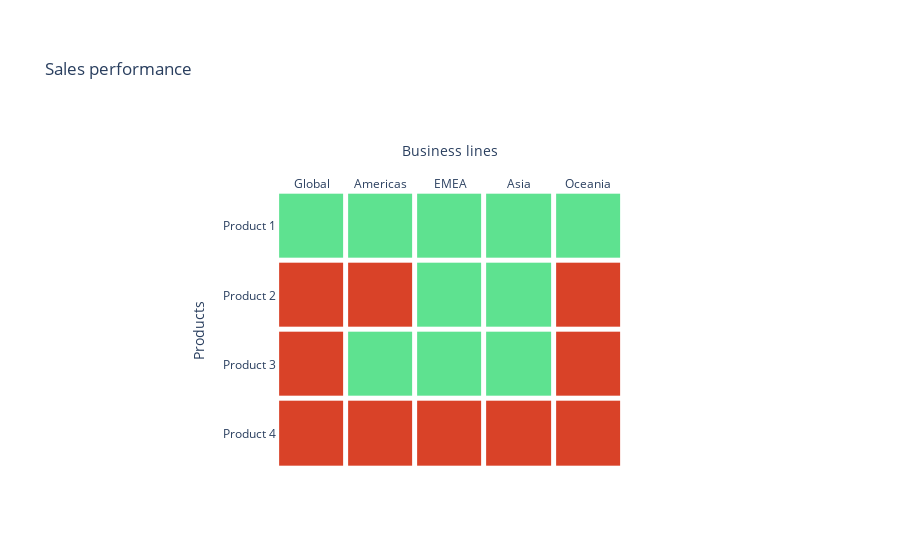

The code cell stored with this chart in its notebook:
### Markdown cell above
### Create the plot

### Code cell
fig = go.Figure()

fig = px.imshow(df,
                labels=dict(x="Business lines", y="Products", color="Sales"),
                x=['Global', 'Americas', 'EMEA', 'Asia', 'Oceania'],
                y=['Product 1', 'Product 2', 'Product 3', 'Product 4'],
               )
fig.update_xaxes(side="top")

fig.update_traces(xgap=5, selector=dict(type='heatmap'))
fig.update_traces(ygap=5, selector=dict(type='heatmap'))

fig.update_traces(dict(showscale=False, 
                       coloraxis=None, 
                       colorscale=[[0, "#d94228"],[0.5, "#d94228"],[0.5, "#5ee290"],[1.0, "#5ee290"]],),
                  selector={'type':'heatmap'})

fig.update_layout(
    title='Sales performance',
    plot_bgcolor="#ffffff",
    margin=dict(l=0, r=0, t=150, b=50),
    height=500,
    showlegend=False)

config = {'displayModeBar': False}
fig.show(config=config)

### Figure 1 — Plotly figure (JSON) as saved in the notebook; plotly's stock layout.template omitted (floating-point values rounded to 4 significant figures)
{"data": [{"colorscale": [[0, "#d94228"], [0.5, "#d94228"], [0.5, "#5ee290"], [1, "#5ee290"]], "hovertemplate": "Business lines: %{x}<br>Products: %{y}<br>Sales: %{z}<extra></extra>", "name": "0", "showscale": false, "type": "heatmap", "x": ["Global", "Americas", "EMEA", "Asia", "Oceania"], "xaxis": "x", "xgap": 5, "y": ["Product 1", "Product 2", "Product 3", "Product 4"], "yaxis": "y", "ygap": 5, "z": [[54.25, 65, 52, 51, 49], [20, 16, 60, 80, 30], [30, 60, 51, 59, 20], [40, 30, 12, 25, 20]]}], "layout": {"autosize": true, "coloraxis": {"colorbar": {"title": {"text": "Sales"}}, "colorscale": [[0, "#0d0887"], [0.1111, "#46039f"], [0.2222, "#7201a8"], [0.3333, "#9c179e"], [0.4444, "#bd3786"], [0.5556, "#d8576b"], [0.6667, "#ed7953"], [0.7778, "#fb9f3a"], [0.8889, "#fdca26"], [1, "#f0f921"]]}, "margin": {"b": 50, "l": 0, "r": 0, "t": 150}, "plot_bgcolor": "#ffffff", "showlegend": false, "title": {"text": "Sales performance"}, "xaxis": {"anchor": "y", "autorange": true, "constrain": "domain", "domain": [0.3079, 0.6921], "range": [-0.5, 4.5], "scaleanchor": "y", "side": "top", "title": {"text": "Business lines"}, "type": "category"}, "yaxis": {"anchor": "x", "autorange": true, "constrain": "domain", "domain": [0, 1], "range": [3.5, -0.5], "title": {"text": "Products"}, "type": "category"}}}
